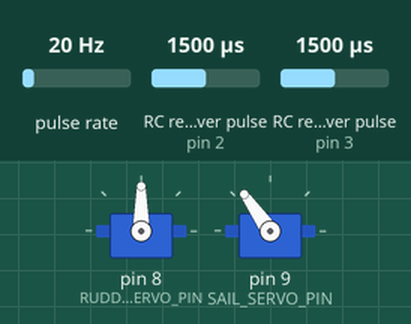
Recording of a sketch running on a simulated Arduino Uno, built with avr-gcc and run on an emulated ATmega328P. On the bench: 2 × servo. Wiring (inferred from the names in the program): 2 × RC receiver channel: data pin 2 / data pin 3; pulse sensor: data pin 7. Inputs (shaded band) come from the test bench; at power-on: RC receiver pulse (sensors on pin 3, pin 2) 1500 µs, pulse rate 20 Hz. What the sketch prints to the serial monitor is not drawn.

Above: at 1.2 s.
1.3 s: RC receiver pulse (sensor on pin 3) set to 1841 µs
2.8 s: RC receiver pulse (sensor on pin 3) set to 1858 µs
At 3.5 s:
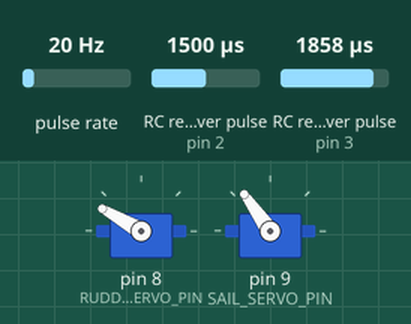
4.4 s: pulse rate (sensor on pin 7) set to 17 Hz
5.9 s: pulse rate (sensor on pin 7) set to 14 Hz
At 6.2 s:
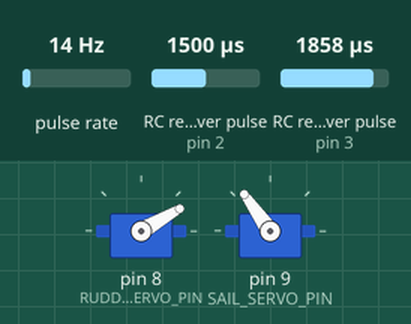
7.4 s: pulse rate (sensor on pin 7) set to 100 Hz
At 8.6 s:
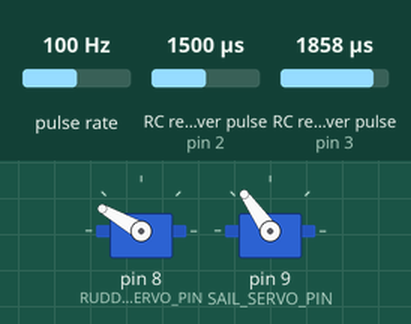
8.9 s: pulse rate (sensor on pin 7) set to 4 Hz
At 10.2 s:
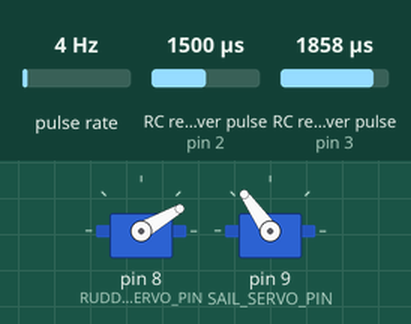
Timing chart, 0 to 11.8 s (numbered marks = the images above; inputs shaded):
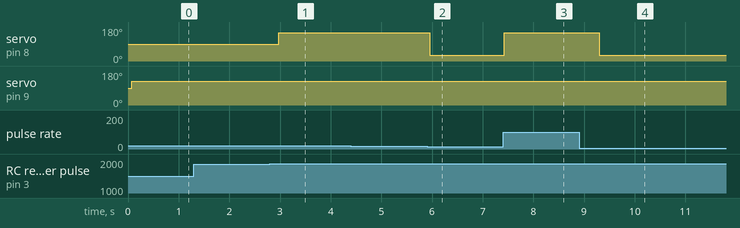

Measured:
- the behaviour switches between 1849 and 1850 µs on RC receiver pulse (sensor on pin 3) (found by bisection; images 0 and 1)
- the behaviour switches between 16 and 15 Hz on pulse rate (sensor on pin 7) (found by bisection; images 1 and 2)
- after the input at 1.3 s, every drawn part: stays the same
- after the input at 2.8 s, servo on pin 8 (RUDDER_SERVO_PIN): 90° → 150° after 0.18 s
- after the input at 4.4 s, every drawn part: stays the same
- after the input at 5.9 s, servo on pin 8 (RUDDER_SERVO_PIN): 150° → 30° after 0.06 s
- after the input at 7.4 s, servo on pin 8 (RUDDER_SERVO_PIN): 30° → 150° at once
- after the input at 8.9 s, servo on pin 8 (RUDDER_SERVO_PIN): 150° → 30° after 0.40 s

The sketch:

AutoRudderPOSwithSwitch.ino
```cpp
/* AutoRudder-POS with Switch - Sample code 1/19/2016
© 2014-2016 RoboSail
This program contains code for a boat to sail to
a specified Point of Sail (POS) using information from the Wind Sensor.
Rudder control can be manual or automatic, determined by the
Sail control lever.
For detailed information about getting input from the WindSensor,
input from the RC receiver, and sending output to the Servos,
see these programs: WindSensor and RCPassThrough
Sail control is always automatic.
The variable "automatic" sets the rudder to automatic.
The variable "POS" holds a specified point of sail.
Program values are displayed to the Serial Monitor when the
variable "verbose" is set to true.  otherwise set verbose to false.
*/

#include <Servo.h>

boolean automatic = true; // set to true for automatic rudder
boolean verbose = true;  //true calls function for values to be printed to monitor
int POS=90; // desired wind angle

//determine these values using the hardware test programs and fill in the appropriate values
int RUDDER_HIGH = 1900;   //nominal 2000
int RUDDER_LOW = 1100;    //nominal 1000
int SAIL_HIGH = 2000;    //nominal 2000
int SAIL_LOW = 1000;     //nominal 1000
int WIND_HIGH = 1023;    //nominal 1023

// Pin assignments
int WIND_PIN = 7;         // Wind sensor pin
int RUDDER_RC_PIN = 2;    //input pins from receiver
int SAIL_RC_PIN = 3;
int RUDDER_SERVO_PIN = 8; // Output pins to the servos
int SAIL_SERVO_PIN = 9;
//************************//create servo objects
Servo rudderServo;
Servo sailServo;
//************************// variables to hold input and output values
int rudderPulseWidth;
int rudderServoOut;
int sailPulseWidth;
int sailServoOut;
//************************//variables for WindSensor
int windAngle = 0;
int windPulseWidth = 0;
int rudderPosition = 0;
int sailPosition = 45;

/****************************** SETUP ******************/
void setup() {
  Serial.begin(115200);
  Serial.println("\nRoboSail BoatCode - AutoRudderPOS with Switch");  //write program name here
  // Set RC receiver and WindSensor on digital input pins
  pinMode(RUDDER_RC_PIN, INPUT);
  pinMode(SAIL_RC_PIN, INPUT);
  pinMode(WIND_PIN, INPUT);

  // attach the servos to the proper pins
  rudderServo.attach(RUDDER_SERVO_PIN);
  sailServo.attach(SAIL_SERVO_PIN);
}

void loop() {
//*********** Read in data from the RC receiver and sensors *********
  // Read the command pulse from the RC receiver
  rudderPulseWidth = pulseIn(RUDDER_RC_PIN, HIGH);
  sailPulseWidth = pulseIn(SAIL_RC_PIN, HIGH);
  // Calculate the servo position in degrees.
  sailPosition = map(sailPulseWidth, SAIL_LOW, SAIL_HIGH, 0, 90);
  rudderPosition = map(rudderPulseWidth, RUDDER_LOW, RUDDER_HIGH, -60, 60);

  // Read values from the WindSensor
  windPulseWidth = pulseIn(WIND_PIN, HIGH);
  // Convert the wind angle to degrees from PWM.  Range -180 to +180
  windAngle = map(windPulseWidth, 0, WIND_HIGH, 180, -180);
  windAngle = constrain(windAngle, -180, 180);  // gets rid of noisy readings

//**************** your code here ******************
// calculate your values for rudderPosition and sailPosition in degrees
// and set those variables to the new values.
// If you do not set the values, it will use the values from the Transmitter
// For example, to make the rudder follow the wind angle you would have:
// rudderPosition = windAngle;

/*******************  always set sail angle automatically *******************/

// sailPosition = (180-abs(windAngle))/2;  // a different algorithm for automatic sail

if (sailPulseWidth > 1850){automatic = true;} // use sail lever "full up" to set automatic
else {automatic = false;}

if (automatic)
  {
   rudderPosition = POS-windAngle;
   if (rudderPosition > 60) rudderPosition = 60;
   if (rudderPosition < -60) rudderPosition = -60;
    // rudderPosition = min(max((POS-windAngle),-60),60);  // alternate statement
  }
 // if automatic = false rudderPosition will be set by RC transmitter signal

 windAngle = abs(windAngle);           // sail position can only be positive
if (windAngle < 45) sailPosition = 0;
if ((windAngle >= 45) && (windAngle < 135)) sailPosition = windAngle - 45;
if (windAngle >= 135) sailPosition = 90;
/********************* send commands to motors *************************/
  driveSailServo(sailPosition);
  driveRudderServo(rudderPosition);

  if (verbose) {printToMonitor();}
} //end of loop()

/************Functions to drive Sail and Rudder servos ******************/
 // This code takes in the desired postions for the servos in degrees (as
 // defined in RoboSail) then calculates appropriate values for the servo commands,
 // making sure not to send the servos to impossible positions, which could
 // damage the servo motors.
 // The Rudder servo motor ranges from 0 to 180 with 90 deg in the center
 // The Sailwinch servo is at ~55 deg when full-in, which we think of as 0 deg,
 // and ~125 deg when full out, which we think of as 90 deg

void driveSailServo(int sailPos)
{
  if ((sailPos >= 0) && (sailPos <= 90))  // the command in degrees is valid
  {
    sailServoOut = map(sailPos, 0, 90, 55, 125);
    sailServo.write(sailServoOut);
  }
  else
  {
    Serial.print("ERROR - sail position out of range: ");
    Serial.println(sailPos);
    }
}

void driveRudderServo(int rudderPos)
{
  if ((rudderPos >= -60) && (rudderPos <= 60))
  {
    rudderServoOut = map(rudderPos, -90, 90, 0, 180);
    rudderServo.write(rudderServoOut);
  }
  else
    {
    Serial.print("ERROR - rudder position out of range: ");
    Serial.println(rudderPos);
    }
}

// Function to Print out all values for debug.
void printToMonitor()
{
  Serial.print("Mode: ");
  if (automatic) Serial.println("automatic rudder");
  else Serial.println("manual rudder");
  Serial.print("Wind Angle: ");
  Serial.print(windAngle);

  Serial.print("  Rudder, RC: ");
  Serial.print(rudderPulseWidth);
   Serial.print("  desired angle: ");
  Serial.print(rudderPosition);
  Serial.print("  to servo: ");
  Serial.print(rudderServoOut);

  Serial.print("     Sail, RC: ");
  Serial.print(sailPulseWidth);
  Serial.print("  desired angle: ");
  Serial.print(sailPosition);
  Serial.print("  to servo: ");
  Serial.print(sailServoOut);

  Serial.print("\n"); // Print a new line
}
```
